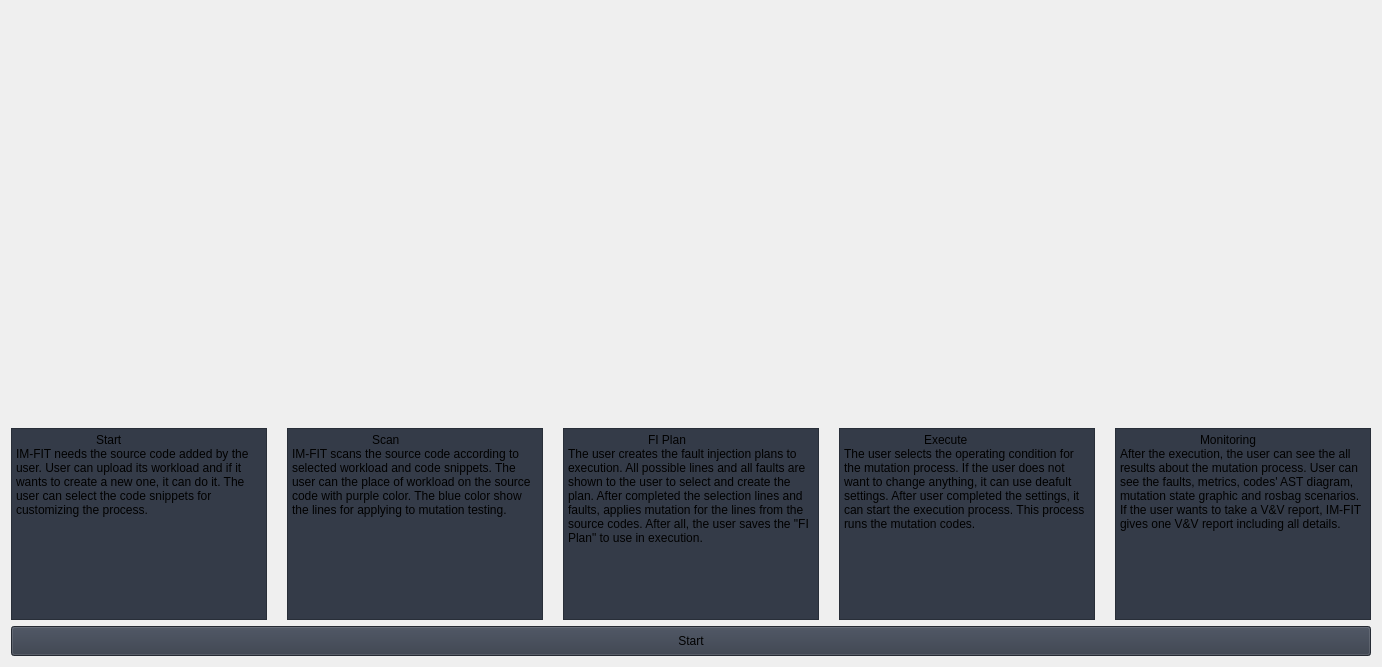
                     <widget class="QWidget" name="home">
                      <property name="styleSheet">
                       <string/>
                      </property>
                      <layout class="QVBoxLayout" name="verticalLayout_5">
                       <item>
                        <layout class="QGridLayout" name="gridLayout_15">
                         <property name="spacing">
                          <number>20</number>
                         </property>
                         <item row="1" column="0" colspan="3">
                          <layout class="QGridLayout" name="gridLayout_24">
                           <property name="horizontalSpacing">
                            <number>20</number>
                           </property>
                           <item row="0" column="0">
                            <widget class="QPlainTextEdit" name="plainTextEdit_3">
                             <property name="styleSheet">
                              <string notr="true">background-color: rgb(52, 59, 72);</string>
                             </property>
                             <property name="plainText">
                              <string>	Start
IM-FIT needs the source code added by the user. User can upload its workload and if it wants to create a new one, it can do it. The user can select the code snippets for customizing the process.</string>
                             </property>
                            </widget>
                           </item>
                           <item row="0" column="3">
                            <widget class="QPlainTextEdit" name="plainTextEdit_7">
                             <property name="styleSheet">
                              <string notr="true">background-color: rgb(52, 59, 72);</string>
                             </property>
                             <property name="plainText">
                              <string>	Execute
The user selects the operating condition for the mutation process. If the user does not want to change anything, it can use deafult settings. After user completed the settings, it can start the execution process. This process runs the mutation codes.</string>
                             </property>
                            </widget>
                           </item>
                           <item row="0" column="1">
                            <widget class="QPlainTextEdit" name="plainTextEdit_5">
                             <property name="styleSheet">
                              <string notr="true">background-color: rgb(52, 59, 72);</string>
                             </property>
                             <property name="plainText">
                              <string>	Scan
IM-FIT scans the source code according to selected workload and code snippets. The user can the place of workload on the source code with purple color. The blue color show the lines for applying to mutation testing.</string>
                             </property>
                            </widget>
                           </item>
                           <item row="0" column="2">
                            <widget class="QPlainTextEdit" name="plainTextEdit_6">
                             <property name="styleSheet">
                              <string notr="true">background-color: rgb(52, 59, 72);</string>
                             </property>
                             <property name="plainText">
                              <string>	FI Plan
The user creates the fault injection plans to execution. All possible lines and all faults are shown to the user to select and create the plan. After completed the selection lines and faults, applies mutation for the lines from the source codes. After all, the user saves the &quot;FI Plan&quot; to use in execution.</string>
                             </property>
                            </widget>
                           </item>
                           <item row="0" column="4">
                            <widget class="QPlainTextEdit" name="plainTextEdit_8">
                             <property name="styleSheet">
                              <string notr="true">background-color: rgb(52, 59, 72);</string>
                             </property>
                             <property name="plainText">
                              <string>	Monitoring
After the execution, the user can see the all results about the mutation process. User can see the faults, metrics, codes' AST diagram, mutation state graphic and rosbag scenarios. If the user wants to take a V&amp;V report, IM-FIT gives one V&amp;V report including all details.</string>
                             </property>
                            </widget>
                           </item>
                          </layout>
                         </item>
                         <item row="0" column="0">
                          <spacer name="horizontalSpacer">
                           <property name="orientation">
                            <enum>Qt::Horizontal</enum>
                           </property>
                           <property name="sizeHint" stdset="0">
                            <size>
                             <width>40</width>
                             <height>20</height>
                            </size>
                           </property>
                          </spacer>
                         </item>
                         <item row="0" column="1">
                          <widget class="QLabel" name="label_2">
                           <property name="maximumSize">
                            <size>
                             <width>1280</width>
                             <height>400</height>
                            </size>
                           </property>
                           <property name="text">
                            <string/>
                           </property>
                           <property name="pixmap">
                            <pixmap>images/images/IM-FIT_Mimari.jpg</pixmap>
                           </property>
                           <property name="scaledContents">
                            <bool>true</bool>
                           </property>
                          </widget>
                         </item>
                         <item row="0" column="2">
                          <spacer name="horizontalSpacer_2">
                           <property name="orientation">
                            <enum>Qt::Horizontal</enum>
                           </property>
                           <property name="sizeHint" stdset="0">
                            <size>
                             <width>13</width>
                             <height>397</height>
                            </size>
                           </property>
                          </spacer>
                         </item>
                        </layout>
                       </item>
                       <item>
                        <widget class="QPushButton" name="btn_go_start">
                         <property name="sizePolicy">
                          <sizepolicy hsizetype="Expanding" vsizetype="Expanding">
                           <horstretch>0</horstretch>
                           <verstretch>0</verstretch>
                          </sizepolicy>
                         </property>
                         <property name="minimumSize">
                          <size>
                           <width>300</width>
                           <height>30</height>
                          </size>
                         </property>
                         <property name="maximumSize">
                          <size>
                           <width>16777215</width>
                           <height>30</height>
                          </size>
                         </property>
                         <property name="cursor">
                          <cursorShape>PointingHandCursor</cursorShape>
                         </property>
                         <property name="styleSheet">
                          <string notr="true">background-color: rgb(52, 59, 72);</string>
                         </property>
                         <property name="text">
                          <string>Start</string>
                         </property>
                         <property name="icon">
                          <iconset resource="resources.qrc">
                           <normaloff>:/icons/images/icons/cil-arrow-circle-right.png</normaloff>:/icons/images/icons/cil-arrow-circle-right.png</iconset>
                         </property>
                        </widget>
                       </item>
                      </layout>
                     </widget>
